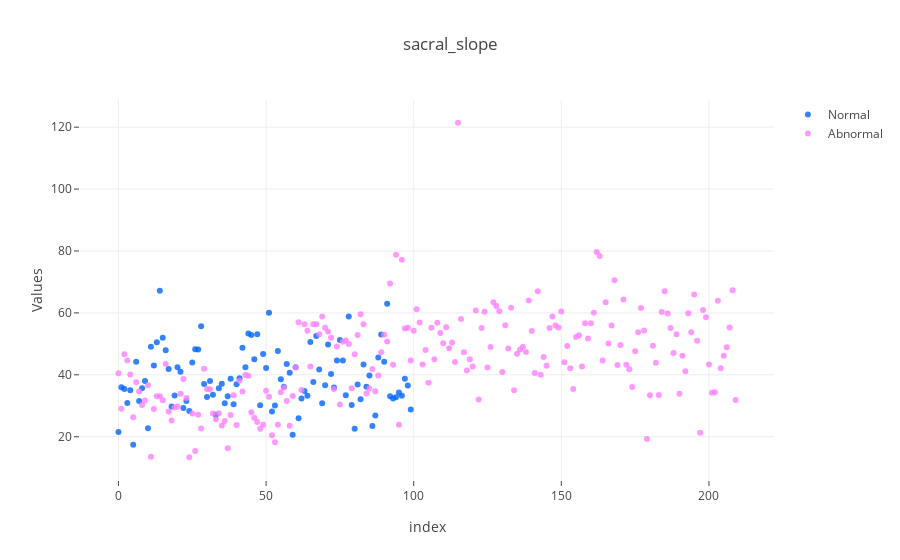

Notebook cell for this chart:
### Code cell
# plotly library
import plotly.plotly as py
from plotly.offline import init_notebook_mode, iplot
init_notebook_mode(connected=True)
# import graph objects as "go"
import plotly.graph_objs as go

# creating trace1
trace1 =go.Scatter(
                    x = np.arange(0,310),
                    y = data[data['class']=='Normal'].sacral_slope,
                    mode = "markers",
                    name = "Normal",
                    marker = dict(color = 'rgba(0, 100, 255, 0.8)'),
                    text= data['class'])
# creating trace2
trace2 =go.Scatter(
                    x = np.arange(0,310),
                    y = data[data['class']=='Abnormal'].sacral_slope,
                    mode = "markers",
                    name = "Abnormal",
                    marker = dict(color = 'rgba(255, 128, 255, 0.8)'),
                    text= data['class'])

df = [trace1, trace2]
layout = dict(title = 'sacral_slope',
              xaxis= dict(title= 'index',ticklen= 5,zeroline= False),
              yaxis= dict(title= 'Values',ticklen= 5,zeroline= False)
             )
fig = dict(data = df, layout = layout)
iplot(fig)

### Figure 1 — Plotly figure (JSON) as saved in the notebook; plotly's stock layout.template omitted (floating-point values rounded to 4 significant figures; data arrays with more than 128 entries replaced by an {"elided": "..."} marker saying what was removed)
{"data": [{"marker": {"color": "rgba(0, 100, 255, 0.8)"}, "mode": "markers", "name": "Normal", "text": {"elided": "310 str values"}, "type": "scatter", "uid": "da1c0e98-e35b-45d1-aff7-5d0fe1901257", "x": {"elided": "310 int values"}, "y": [21.54, 35.95, 35.42, 30.87, 35.04, 17.39, 44.24, 31.57, 35.66, 37.98, 22.7, 49.09, 43.0, 50.5, 67.2, 52.0, 47.9, 41.86, 29.74, 33.34, 42.47, 40.97, 29.3, 31.53, 28.35, 43.96, 48.22, 48.18, 55.71, 37.0, 32.81, 38.01, 33.55, 27.14, 35.69, 37.12, 30.78, 33.09, 38.75, 30.52, 36.97, 38.91, 48.76, 42.45, 53.38, 52.88, 45, 53.13, 30.15, 46.68, 42.21, 60.05, 28.14, 30.11, 47.68, 38.58, 36.16, 43.45, 40.66, 20.66, 42.44, 25.97, 32.35, 34.77, 33.22, 50.57, 37.69, 52.55, 41.74, 30.78, 36.66, 49.76, 40.24, 35.88, 44.6, 51.25, 44.62, 33.37, 58.84, 30.26, 22.54, 36.87, 32.12, 43.32, 36.17, 39.81, 23.45, 26.82, 45.61, 53.01, 44.22, 62.94, 33.11, 32.32, 32.77, 34.29, 33.22, 38.75, 36.56, 28.77]}, {"marker": {"color": "rgba(255, 128, 255, 0.8)"}, "mode": "markers", "name": "Abnormal", "text": {"elided": "310 str values"}, "type": "scatter", "uid": "43b7c112-d8c7-40bd-99fb-7af0cd01243d", "x": {"elided": "310 int values"}, "y": {"elided": "210 float values"}}], "layout": {"title": {"text": "sacral_slope"}, "xaxis": {"ticklen": 5, "title": {"text": "index"}, "zeroline": false}, "yaxis": {"ticklen": 5, "title": {"text": "Values"}, "zeroline": false}}}
